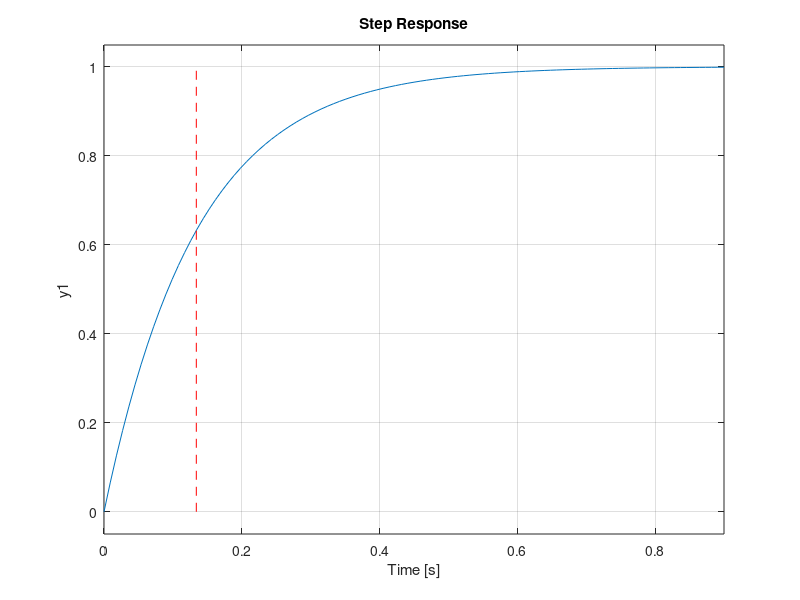
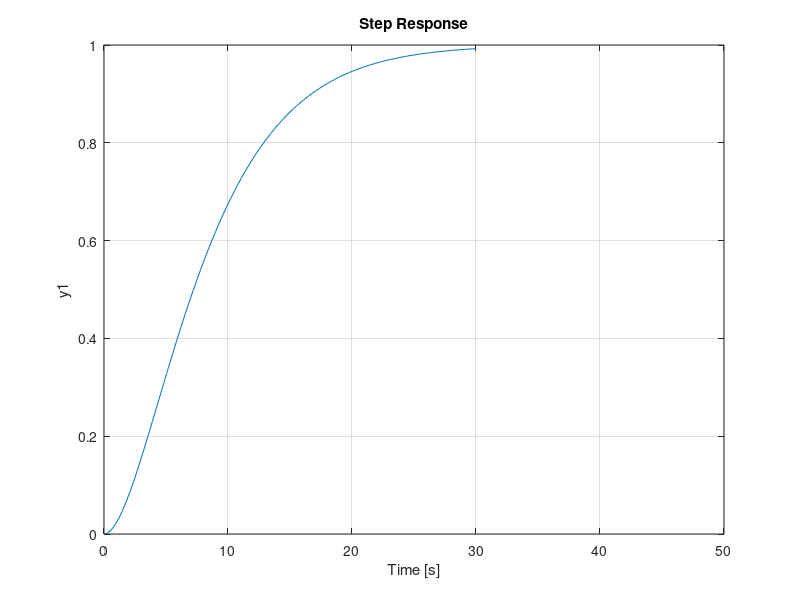

These figures' MATLAB source, in order: (Note: this script raises an error after producing the figures.)
% RT Labor S- Schrittantworten
%
% Autotuning PID- Regler beruhen auf der analyse der S- Schrittantwort

delete(findall(0,'type','line'));

MODE=0;

if MODE==0

    K=1;
    T1=0.134;   % <-- numerisch berechnen durch verfahren zur bestimmung der
            % Summenzeitkonstante

    G=zpk([],[-1/T1],K/T1,'Name','G');
    Gt=tf([K],[T1 1],'Name','Gt');


    f1=figure(1);
    hold all;
    step(G);
    legend G;
    step(Gt);
    grid on;
    hold off;

    %%%%%%%%%%%%%%%%%%%%%%%%%%%%%%%%%%%%%%%%%%%5
    % Methode 1: Summenzeitkonstante
    %%%%%%%%%%%%%%%%%%%%%%%%%%%%%%%%%%%%%%%%%%%5

    i=2;
    A1v=zeros(1000,1);
    A2v=zeros(1000,1);

    Tx=0.05;
    dTx=0.001;

    while A1v(i-1)<=A2v(i-1)
        A1v(i)=Tx+T1*(exp(-Tx/T1)-1);
        A2v(i)=-T1*(0-exp(-Tx/T1));
        i=i+1;
        Tx=Tx+dTx;
    end

    A1v(1:i);
    A2v(1:i);

    sprintf('Ermitteltes T1 über Summenzeitkonst: T1 = %.3f',Tx-dTx)
    figure(f1);

    line ([(Tx-dTx) (Tx-dTx)],[0 1],'color','red','linestyle','--');

    %%%%%%%%%%%%%%%%%%%%%%%%%%%%%%%%%%%%%%%%%%%5
    % Methode 2: Zeitprozent- Kennwertmethode
    %%%%%%%%%%%%%%%%%%%%%%%%%%%%%%%%%%%%%%%%%%%5

    % Approximation einer PT2-Strecke mittels Summenzeitkonstante Tsum

    T1=7;
    T2=3;

    Gsoll=zpk([],[-1/T1 -1/T2],[1/(T1*T2)],'Name','Gsoll')
    Tsum=4.3;
    Gapp=zpk([],[-1/Tsum],[1/Tsum],'Name','Gapp');
    Gapp2=zpk([],[-1/Tsum -1/Tsum],[1/Tsum*1/Tsum],'Name','Gapp^2');

    f2=figure(2);
    hold all;
    step(Gsoll);
    legend Gsoll;
    step(Gapp);
    step(Gapp2);
    grid on;
    hold off;

    axis([0 50 0 1]);

end

%%%%%%%%%%%%%%%%%%%%%%%%%%%%%%%%%%%%%%%%%%%5
% Robustheit des RK 17.06.2014
%%%%%%%%%%%%%%%%%%%%%%%%%%%%%%%%%%%%%%%%%%%5
Tsum=8.5;
T=round(10*Tsum/2)/10;
%T=Tsum/2;
Gapp=zpk([],[-T -T],1)

syms Kk;
y1=step(Gapp);
Krc=eval(solve(max(y1)*Kk==1,Kk))
Gapp2=zpk([],[-T -T],Krc);

syms p Kr Td Tn;
CpidSym=Kr*(Td*p^2+p+1./Tn)./p;
Cpid=sym2tf(subs(CpidSym,{'Kr' 'Td' 'Tn'},{10.3 0.5 2.6}));

Cpid=tf([7.21 10.3 4.017],[1 0]);

f3=figure(3);
SUB=120;

subplot(SUB+1);
hold on;
bode(Gapp)
bode(Gapp2)
%bode()
legend('Gapp','Gapp2');
grid on;
hold off;

subplot(SUB+2);
hold on;
bode(Cpid)
bode(Cpid*Gapp)
bode(feedback(Cpid*Gapp,1))
legend('Cpid','Cpid*Gapp','feedback(Cpid*Gapp,1)')
grid on;
hold off;

% f4=figure(4);
% SUB=120;
% 
% subplot(SUB+1);
% P=nyquistoptions;
% P.ShowFullContour='off'
% nyquist(Cpid*Gapp,P);
